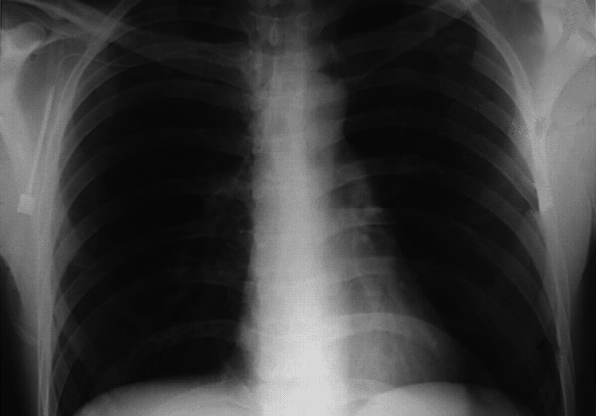
#> input picture Fig0459(a)(orig_chest_xray).tif, 596 x 416 px
$ jupyter execute 'Image_enhancement_using_high-frequency-emphasis_filtering. 2.ipynb'   (older library calls are emulated)
#> lines starting #> are read from the running program, lines starting #| are printed output that depends on the picture
[cell 1]
# read the original image
import cv2
from PIL import Image
import numpy as np
from scipy.fft import fft, fftfreq, fftshift, fft2, ifft2
import matplotlib.pyplot as plt

img = Image.open('Fig0459(a)(orig_chest_xray).tif').convert('L')
#> img is the input picture: PIL image 596x416 L; min 3, max 227, mean 59.9
img

[cell 2]
npFFT = np.fft.fft2(img) # Calculate FFT
npFFTS = np.fft.fftshift(npFFT)  # Shift the FFT to center it

[cell 3]
#High-pass Gaussian filter
(P, Q) = npFFTS.shape
#> P = 416; Q = 596
H = np.zeros((P,Q))
D0 = 40
for u in range(P):
    for v in range(Q):
        H[u, v] = 1.0 - np.exp(- ((u - P / 2.0) ** 2 + (v - Q / 2.0) ** 2) / (2 * (D0 ** 2)))
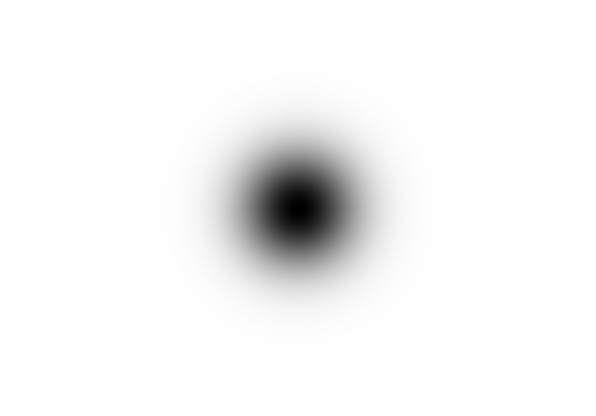
#> H: shape (416, 596) float64; min 0, max 1, mean 0.959
k1 = 0.5 ; k2 = 0.75
HFEfilt = k1 + k2 * H # Apply High-frequency emphasis
# npFFTS.shape

[cell 4]
plt.imshow(HFEfilt)
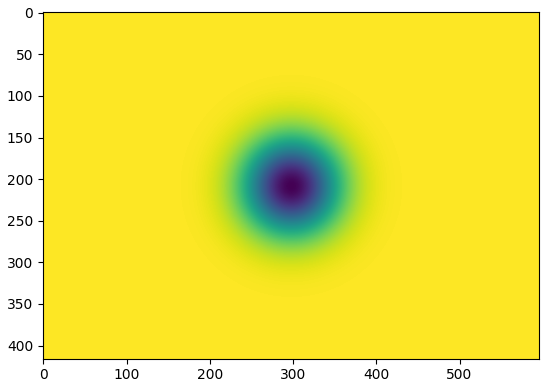
#> figure drawn by matplotlib, 1 panel

[cell 5]
# Apply HFE filter to FFT of original image
HFE = HFEfilt * npFFTS

[cell 6]
np.shape(HFE)
#> Out = (416, 596)

[cell 7]
"""
Implement 2D-FFT algorithm

Input : Input Image
Output : 2D-FFT of input image
"""
def fft2d(img):
    # 1) compute 1d-fft on columns
    fftcols = np.array([fft(row) for row in img]).transpose()

    # 2) next, compute 1d-fft on in the opposite direction (for each row) on the resulting values
    return np.array([fft(row) for row in fftcols]).transpose()


#Perform IFFT (implemented here using the np.fft function)
HFEfinal = np.abs(np.conjugate(fft2d(np.conjugate(HFE)))) / (P * Q)
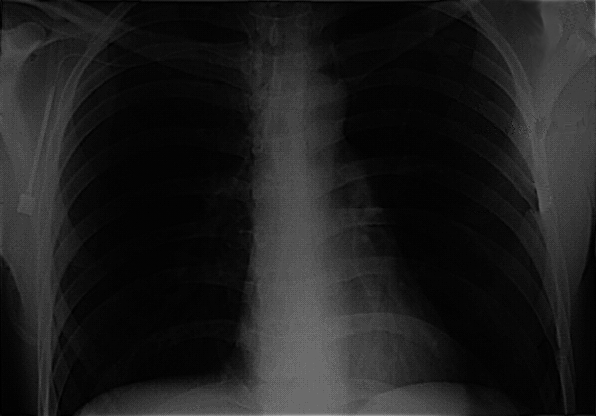
#> HFEfinal: shape (416, 596) float64; min 0.00276, max 167.9, mean 30.1

[cell 8]
HFEfinal = np.abs(np.conjugate(fft2d(np.conjugate(HFE)))) / (P * Q)

[cell 9]
A=np.abs(ifft2(HFEfinal) )

[cell 10]
A1=A-np.min(A)
A2=A1/np.max(A1)
plt.imshow(A2)
plt.show()

[cell 11]
np.min(A2)
#> Out = 0

[cell 12]
plt.imshow(HFEfinal)
plt.show()
plt.imshow(HFEfinal, cmap='gray')
plt.savefig("out.png")

[cell 13]
HFEfinal = HFEfinal - np.min(HFEfinal)
HFEfinal = HFEfinal / np.max(HFEfinal)
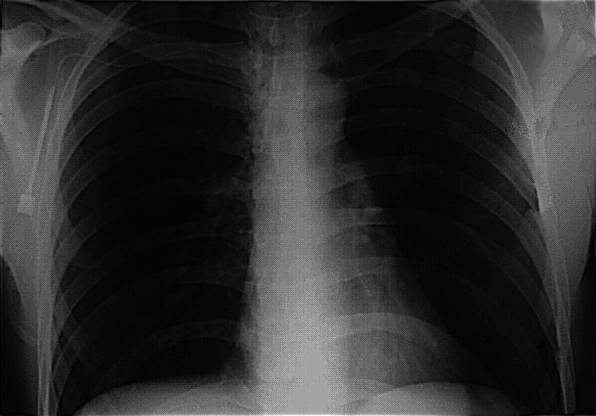
#> HFEfinal: shape (416, 596) float64; min 0, max 1, mean 0.179
HFEfinal1 = (HFEfinal * 255)
cv2.imwrite("out1.png", HFEfinal1)
#> Out = True

[cell 14]
# from scipy.misc import toimage
# toimage(A).show()

[cell 15]
import cv2
import numpy as np
from matplotlib import pyplot as plt

img1 = cv2.imread('out1.png',0)

hist,bins = np.histogram(img1.flatten(),256,[0,256])
#> hist = 256 values, max 14509 at index 9, min 0 at index 207, mean 968.5; bins = 257 values from 0 to 256

cdf = hist.cumsum()
#> cdf = 256 values from 120 to 247936
cdf_normalized = cdf * hist.max()/ cdf.max()
#> cdf_normalized = 256 values from 7.02 to 14509

plt.plot(cdf_normalized, color = 'b')
plt.hist(img1.flatten(),256,[0,256], color = 'r')
plt.xlim([0,256])
plt.legend(('cdf','histogram'), loc = 'upper left')
plt.show()
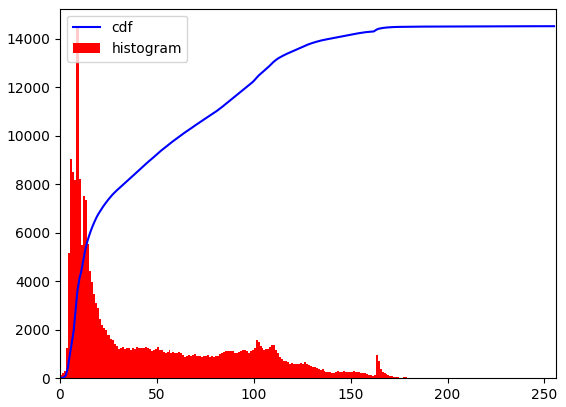
#> figure drawn by matplotlib, 1 panel; tallest bar 14509 high, from x = 9 to 10; curve peaks at x = 255, y = 14509

[cell 16]
img1 = cv2.imread('out1.png',0)
equ = cv2.equalizeHist(img1)
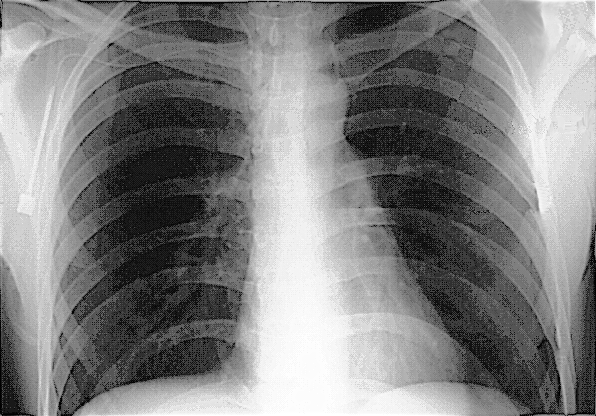
#> equ: shape (416, 596); min 0, max 255, mean 129.7
res = np.hstack((img1,equ)) #stacking images side-by-side
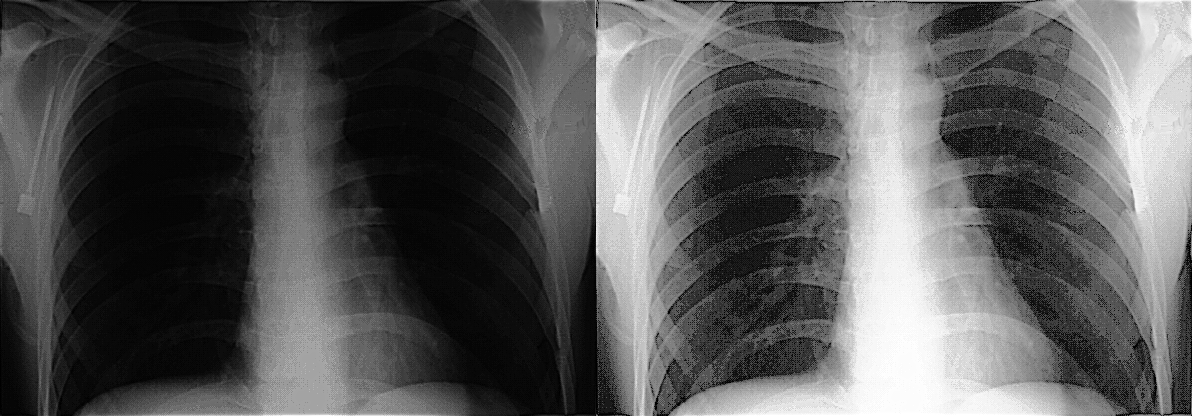
#> res: shape (416, 1192); min 0, max 255, mean 87.7
cv2.imwrite('res.png',res)
#> Out = True

[cell 17]
cdf_m = np.ma.masked_equal(cdf,0)
cdf_m = (cdf_m - cdf_m.min())*255/(cdf_m.max()-cdf_m.min())
cdf = np.ma.filled(cdf_m,0).astype('uint8')
#> cdf = 256 values from 0 to 255

[cell 18]
img2 = cdf[img1]
plt.imshow(img2)
plt.show()
plt.imshow(img2, cmap='gray')
